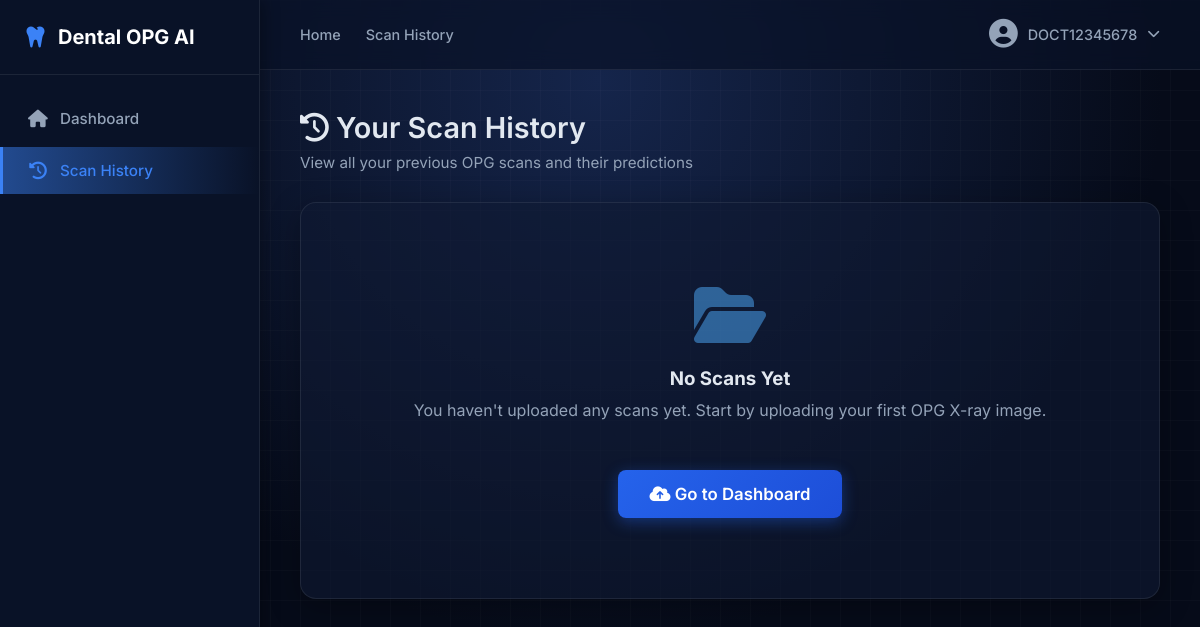
Before: /scan-history (signed in) with the older database file.
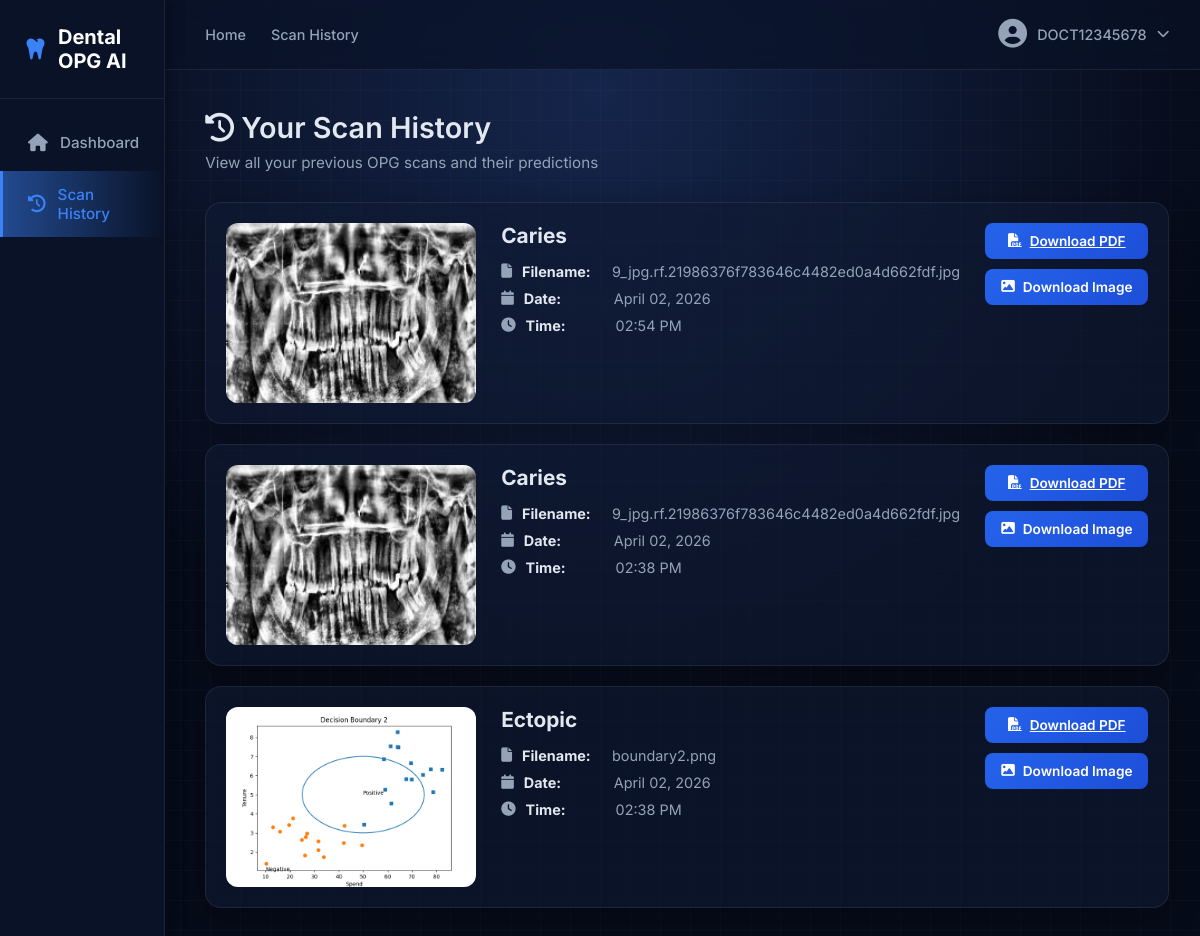
After: the same page with the newer database file.
### app.py (models this page shows)
class User(UserMixin, db.Model):
    id = db.Column(db.Integer, primary_key=True)
    username = db.Column(db.String(80), unique=True, nullable=False)
    mobile = db.Column(db.String(20), unique=True, nullable=False)
    password = db.Column(db.String(255), nullable=False)
    scans = db.relationship('ScanHistory', backref='user', lazy=True, cascade='all, delete-orphan')

class ScanHistory(db.Model):
    id = db.Column(db.Integer, primary_key=True)
    user_id = db.Column(db.Integer, db.ForeignKey('user.id'), nullable=False)
    filename = db.Column(db.String(255), nullable=False)
    prediction = db.Column(db.String(80), nullable=False)
    timestamp = db.Column(db.DateTime, default=datetime.now)
    image_path = db.Column(db.String(255), nullable=False)
    caries_prob = db.Column(db.Float, default=0.0)
    decayed_prob = db.Column(db.Float, default=0.0)
    ectopic_prob = db.Column(db.Float, default=0.0)
    healthy_prob = db.Column(db.Float, default=0.0)

### app.py (the view)
@app.route('/scan-history')
@login_required
def scan_history():
    scans = ScanHistory.query.filter_by(user_id=current_user.id).order_by(ScanHistory.timestamp.desc()).all()
    return render_template('scan_history.html', scans=scans)

### app.py (called while the page is built)
@login_manager.user_loader
def load_user(user_id):
    return User.query.get(int(user_id))

### templates/scan_history.html (shortened to what this page needs)
<!DOCTYPE html>
<html lang="en">
<head>
    <link rel="stylesheet" href="https://cdnjs.cloudflare.com/ajax/libs/font-awesome/6.4.0/css/all.min.css">
    <link rel="stylesheet" href="{{ url_for('static', filename='index.css') }}">
</head>
<body>
<div class="app-container">
    <aside class="sidebar">
        <div class="sidebar-header">
            <i class="fa-solid fa-tooth"></i>
            <span>Dental OPG AI</span>
        </div>
        <nav class="sidebar-nav">
            <a href="/" class="nav-link">
                <i class="fa-solid fa-house"></i> Dashboard
            </a>
            <a href="/scan-history" class="nav-link active">
                <i class="fa-solid fa-history"></i> Scan History
            </a>
        </nav>
    </aside>
    <main class="main-content">
        <header class="topbar">
            <div class="top-nav">
                <a href="/">Home</a>
                <a href="/scan-history">Scan History</a>
            </div>
            <div class="user-profile">
                <div class="profile-dropdown">
                    <div class="profile-info" onclick="toggleProfileMenu()">
                        <i class="fa-solid fa-circle-user"></i>
                        <span class="username">{{ current_user.username }}</span>
                        <i class="fa-solid fa-chevron-down" style="font-size: 0.8rem;"></i>
                    </div>
                </div>
            </div>
        </header>
        <div class="content-area">
            <section class="tab-content active-tab">
                <h2>
                    <i class="fa-solid fa-history"></i> Your Scan History
                </h2>
                <p class="section-desc">View all your previous OPG scans and their predictions</p>
                {% if scans %}
                <div class="history-container">
                    {% for scan in scans %}
                    <div class="glass-card history-record">
                        <div class="history-image">
                            <img src="{{ scan.image_path }}" alt="Scan">
                        </div>
                        <div class="history-details">
                            <h3>{{ scan.prediction }}</h3>
                            <div class="history-meta">
                                <p>
                                    <i class="fa-solid fa-file"></i>
                                    <strong>Filename:</strong> {{ scan.filename }}
                                </p>
                                <p>
                                    <i class="fa-solid fa-calendar"></i>
                                    <strong>Date:</strong> {{ scan.timestamp.strftime('%B %d, %Y') }}
                                </p>
                                <p>
                                    <i class="fa-solid fa-clock"></i>
                                    <strong>Time:</strong> {{ scan.timestamp.strftime('%I:%M %p') }}
                                </p>
                            </div>
                        </div>
                        <div class="history-actions">
                            <a href="/download-report/{{ scan.id }}" class="btn-small" title="Download PDF Report">
                                <i class="fa-solid fa-file-pdf"></i> Download PDF
                            </a>
                            <button class="btn-small" onclick="downloadImage('{{ scan.image_path }}', '{{ scan.filename }}')" title="Download Image">
                                <i class="fa-solid fa-image"></i> Download Image
                            </button>
                        </div>
                    </div>
                    {% endfor %}
                </div>
                {% else %}
                <div class="glass-card empty-state" style="text-align: center; padding: 80px 40px;">
                    <i class="fa-solid fa-folder-open" style="font-size: 4rem; margin-bottom: 20px; color: #4facfe; opacity: 0.5;"></i>
                    <h3>No Scans Yet</h3>
                    <p>You haven't uploaded any scans yet. Start by uploading your first OPG X-ray image.</p>
                    <a href="/" class="btn-primary" style="margin-top: 30px; display: inline-block; text-decoration: none;">
                        <i class="fa-solid fa-cloud-arrow-up"></i> Go to Dashboard
                    </a>
                </div>
                {% endif %}
            </section>
        </div>
    </main>
</div>
</body>
</html>

### static/index.css (style rules this page uses)
:root { --bg-main: #060b19; --sidebar-bg: #091227; --glass-bg: rgba(16, 26, 50, 0.6); --glass-border: rgba(255, 255, 255, 0.08); --text-primary: #e2e8f0; --text-secondary: #94a3b8; --accent: #3b82f6; --accent-glow: rgba(59, 130, 246, 0.5); --success: #10b981; --bg-gradient-start: #15254b; --topbar-bg: rgba(9, 18, 39, 0.7); --grid-line: rgba(255, 255, 255, 0.02); --header-text: #ffffff; --nav-bg-hover: rgba(255, 255, 255, 0.03); --glow-gradient: linear-gradient(to right, #60a5fa, #c084fc); --feature-bg: rgba(255, 255, 255, 0.05); --shadow-light: 4px 0 15px rgba(0, 0, 0, 0.3); --shadow-medium: 0 8px 32px rgba(0, 0, 0, 0.3); --btn-gradient: linear-gradient(135deg, #2563eb, #1d4ed8); --btn-text: #ffffff; --btn-shadow: rgba(37, 99, 235, 0.4); --scan-line: #4facfe; --scan-glow: rgba(79, 172, 254, 0.8); --badge-bg: rgba(59, 130, 246, 0.2); --badge-text: #60a5fa; --warning-color: #ffca28; }
* { box-sizing: border-box; margin: 0; padding: 0; font-family: 'Inter', sans-serif; }
body { background: radial-gradient(circle at 50% 10%, var(--bg-gradient-start) 0%, var(--bg-main) 60%); color: var(--text-primary); min-height: 100vh; overflow-x: hidden; position: relative; transition: background 0.4s ease, color 0.4s ease; }
body::before { content: ''; position: absolute; top: 0; right: 0; bottom: 0; left: 0; background-image: linear-gradient(var(--grid-line) 1px, transparent 1px), linear-gradient(90deg, var(--grid-line) 1px, transparent 1px); background-size: 30px 30px; z-index: -1; pointer-events: none; }
.app-container { display: flex; min-height: 100vh; }
.sidebar { width: 260px; background-color: var(--sidebar-bg); border-right: 1px solid var(--glass-border); display: flex; flex-direction: column; box-shadow: var(--shadow-light); z-index: 10; transition: background-color 0.4s ease, border-color 0.4s ease; }
.sidebar-header { padding: 25px; font-size: 1.25rem; font-weight: 700; display: flex; align-items: center; gap: 12px; color: var(--header-text); border-bottom: 1px solid var(--glass-border); }
.sidebar-header i { color: var(--accent); font-size: 1.5rem; }
.sidebar-nav { padding: 20px 0; display: flex; flex-direction: column; gap: 5px; }
.nav-link { padding: 14px 25px; color: var(--text-secondary); text-decoration: none; font-weight: 500; font-size: 0.95rem; display: flex; align-items: center; gap: 12px; transition: all 0.3s ease; border-left: 3px solid transparent; }
.nav-link i { width: 20px; text-align: center; font-size: 1.1rem; }
.nav-link.active { background: linear-gradient(90deg, var(--accent-glow), transparent); color: var(--accent); border-left-color: var(--accent); }
.main-content { flex: 1; display: flex; flex-direction: column; }
.topbar { height: 70px; display: flex; justify-content: space-between; align-items: center; padding: 0 40px; border-bottom: 1px solid var(--glass-border); background: var(--topbar-bg); backdrop-filter: blur(10px); position: sticky; top: 0; z-index: 5; transition: background 0.4s ease, border-color 0.4s ease; }
.top-nav { display: flex; gap: 25px; }
.top-nav a { color: var(--text-secondary); text-decoration: none; font-size: 0.9rem; font-weight: 500; transition: color 0.3s; }
.user-profile { display: flex; align-items: center; gap: 20px; color: var(--text-secondary); }
.user-profile i { cursor: pointer; transition: color 0.3s; font-size: 1.2rem; }
.profile-info { display: flex; align-items: center; gap: 10px; cursor: pointer; }
.profile-info i { font-size: 1.8rem; }
.profile-info .username { font-size: 0.9rem; font-weight: 500; color: var(--text-secondary); transition: color 0.3s; }
.profile-dropdown { position: relative; }
.content-area { padding: 40px; max-width: 1200px; margin: 0 auto; width: 100%; }
.tab-content { display: none; animation: fadeIn 0.4s ease forwards; }
.tab-content.active-tab { display: block; }
h2 { font-size: 1.8rem; font-weight: 600; margin-bottom: 8px; color: var(--text-primary); }
.section-desc { color: var(--text-secondary); margin-bottom: 30px; font-size: 0.95rem; }
.glass-card { background: var(--glass-bg); border: 1px solid var(--glass-border); backdrop-filter: blur(12px); -webkit-backdrop-filter: blur(12px); border-radius: 16px; padding: 30px; box-shadow: var(--shadow-medium); transition: background 0.4s ease, border-color 0.4s ease, box-shadow 0.4s ease; }

Changed rows visible on the page:
added ScanHistory: image_path (picture), prediction "Caries", filename "9_jpg.rf.21986376f783646c4482ed0a4d662fdf.jpg", timestamp "April 02, 2026", timestamp "02:54 PM"
added ScanHistory: image_path (picture), prediction "Caries", filename "9_jpg.rf.21986376f783646c4482ed0a4d662fdf.jpg", timestamp "April 02, 2026", timestamp "02:38 PM"
added ScanHistory: image_path (picture), prediction "Ectopic", filename "boundary2.png", timestamp "April 02, 2026", timestamp "02:38 PM"
Other visible differences:
text no longer shown: "No Scans Yet You haven't uploaded any scans yet. Start by uploading your first OPG X-ray image. Go to Dashboard"
